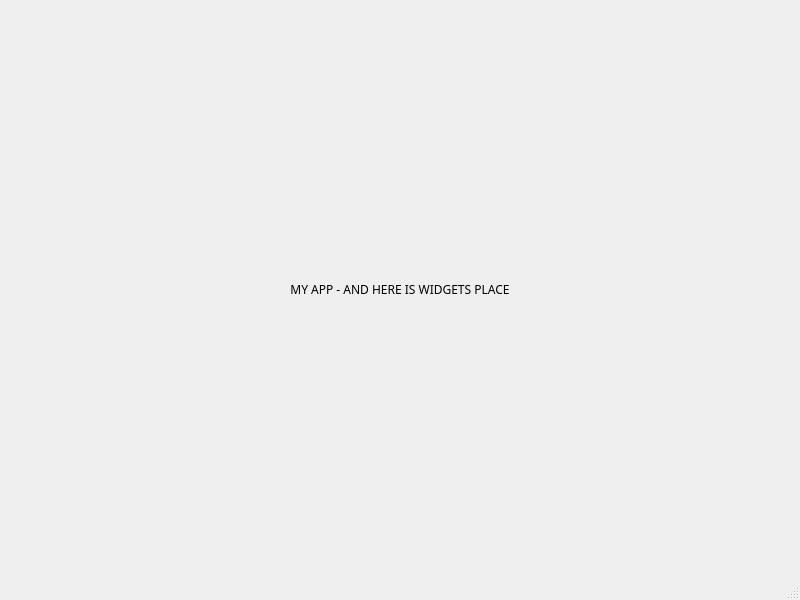
<?xml version="1.0" encoding="UTF-8"?>
<ui version="4.0">
 <class>MainWindow</class>
 <widget class="QMainWindow" name="MainWindow">
  <property name="geometry">
   <rect>
    <x>0</x>
    <y>0</y>
    <width>800</width>
    <height>600</height>
   </rect>
  </property>
  <property name="windowTitle">
   <string>MainWindow</string>
  </property>
  <widget class="QWidget" name="centralwidget">
   <layout class="QVBoxLayout" name="verticalLayout">
    <item>
     <widget class="QLabel" name="label">
      <property name="font">
       <font>
        <family>Rockwell</family>
       </font>
      </property>
      <property name="text">
       <string>MY APP - AND HERE IS WIDGETS PLACE</string>
      </property>
      <property name="alignment">
       <set>Qt::AlignCenter</set>
      </property>
     </widget>
    </item>
   </layout>
  </widget>
  <widget class="QMenuBar" name="menubar">
   <property name="geometry">
    <rect>
     <x>0</x>
     <y>0</y>
     <width>800</width>
     <height>25</height>
    </rect>
   </property>
  </widget>
  <widget class="QStatusBar" name="statusbar"/>
 </widget>
 <resources/>
 <connections/>
</ui>
